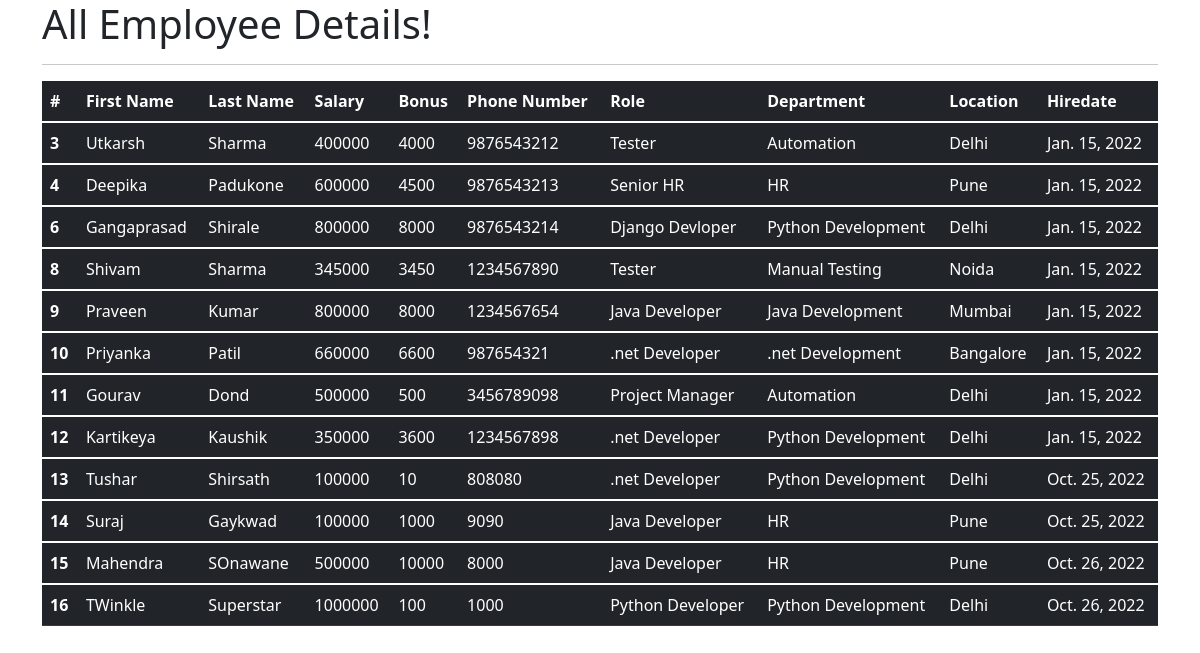
The app's page /all_emp with its own data.
### emp_app/models.py (models this page shows, shortened)
class Employee(models.Model):
    first_name = models.CharField(max_length=100, null=False)
    last_name = models.CharField(max_length=100)
    dept = models.ForeignKey(Department, on_delete=models.CASCADE)
    salary = models.IntegerField(default=0)
    bonus = models.IntegerField(default=0)
    role = models.ForeignKey(Role, on_delete=models.CASCADE)
    phone = models.IntegerField(default=0)
    hire_date = models.DateField()
    def __str__(self):
        return "%s %s %s" %(self.first_name, self.last_name, self.phone)

class Role(models.Model):
    name = models.CharField(max_length=100, null=False)

class Department(models.Model):
    name = models.CharField(max_length=100,null=False)
    location = models.CharField(max_length=100)

### emp_app/views.py (the view)
# urls.py: path('all_emp', views.all_emp, name='all_emp'),
def all_emp(request):
    emps = Employee.objects.all()
    context = {
        'emps': emps
    }
    print(context)
    return render(request, 'view_all_emp.html', context)

### emp_app/templates/view_all_emp.html (shortened to what this page needs)
<!DOCTYPE html>
<html lang="en">
<head>
  <link href="https://cdn.jsdelivr.net/npm/bootstrap@5.1.3/dist/css/bootstrap.min.css" rel="stylesheet">
</head>
  <body>
  <div class="container">
          <h1>All Employee Details!</h1>
      <hr>
     <table class="table table-dark">
  <thead>
    <tr>
      <th scope="col">#</th>
      <th scope="col">First Name</th>
      <th scope="col">Last Name</th>
      <th scope="col">Salary</th>
      <th scope="col">Bonus</th>
      <th scope="col">Phone Number</th>
      <th scope="col">Role</th>
      <th scope="col">Department</th>
      <th scope="col">Location</th>
      <th scope="col">Hiredate</th>
    </tr>
  </thead>
         {% for emp in emps %}
  <tbody>
    <tr>
      <th scope="row">{{emp.id}}</th>
      <td>{{emp.first_name}}</td>
      <td>{{emp.last_name}}</td>
      <td>{{emp.salary}}</td>
      <td>{{emp.bonus}}</td>
      <td>{{emp.phone}}</td>
      <td>{{emp.role.name}}</td>
      <td>{{emp.dept.name}}</td>
      <td>{{emp.dept.location}}</td>
      <td>{{emp.hire_date}}</td>
    </tr>
  </tbody>
         {% endfor %}
</table>
  </div>
  </body>
</html>

### records on screen
Employee: id "3", first_name "Utkarsh", last_name "Sharma", salary "400000", bonus "4000", phone "9876543212", role.name "Tester", dept.name "Automation", dept.location "Delhi", hire_date "Jan. 15, 2022"
Employee: id "4", first_name "Deepika", last_name "Padukone", salary "600000", bonus "4500", phone "9876543213", role.name "Senior HR", dept.name "HR", dept.location "Pune", hire_date "Jan. 15, 2022"
Employee: id "6", first_name "Gangaprasad", last_name "Shirale", salary "800000", bonus "8000", phone "9876543214", role.name "Django Devloper", dept.name "Python Development", dept.location "Delhi", hire_date "Jan. 15, 2022"
Employee: id "8", first_name "Shivam", last_name "Sharma", salary "345000", bonus "3450", phone "1234567890", role.name "Tester", dept.name "Manual Testing", dept.location "Noida", hire_date "Jan. 15, 2022"
Employee: id "9", first_name "Praveen", last_name "Kumar", salary "800000", bonus "8000", phone "1234567654", role.name "Java Developer", dept.name "Java Development", dept.location "Mumbai", hire_date "Jan. 15, 2022"
Employee: id "10", first_name "Priyanka", last_name "Patil", salary "660000", bonus "6600", phone "987654321", role.name ".net Developer", dept.name ".net Development", dept.location "Bangalore", hire_date "Jan. 15, 2022"
Employee: id "11", first_name "Gourav", last_name "Dond", salary "500000", bonus "500", phone "3456789098", role.name "Project Manager", dept.name "Automation", dept.location "Delhi", hire_date "Jan. 15, 2022"
Employee: id "12", first_name "Kartikeya", last_name "Kaushik", salary "350000", bonus "3600", phone "1234567898", role.name ".net Developer", dept.name "Python Development", dept.location "Delhi", hire_date "Jan. 15, 2022"
Employee: id "13", first_name "Tushar", last_name "Shirsath", salary "100000", bonus "10", phone "808080", role.name ".net Developer", dept.name "Python Development", dept.location "Delhi", hire_date "Oct. 25, 2022"
Employee: id "14", first_name "Suraj", last_name "Gaykwad", salary "100000", bonus "1000", phone "9090", role.name "Java Developer", dept.name "HR", dept.location "Pune", hire_date "Oct. 25, 2022"
Employee: id "15", first_name "Mahendra", last_name "SOnawane", salary "500000", bonus "10000", phone "8000", role.name "Java Developer", dept.name "HR", dept.location "Pune", hire_date "Oct. 26, 2022"
Employee: id "16", first_name "TWinkle", last_name "Superstar", salary "1000000", bonus "100", phone "1000", role.name "Python Developer", dept.name "Python Development", dept.location "Delhi", hire_date "Oct. 26, 2022"
